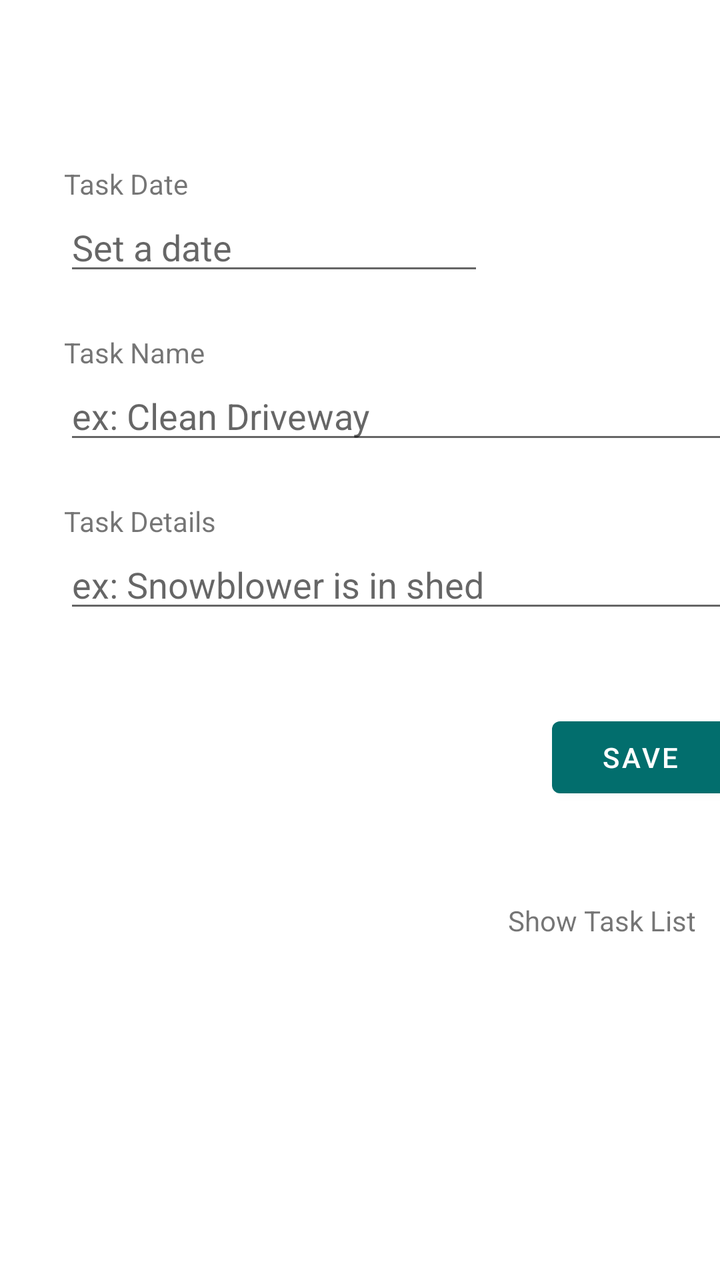
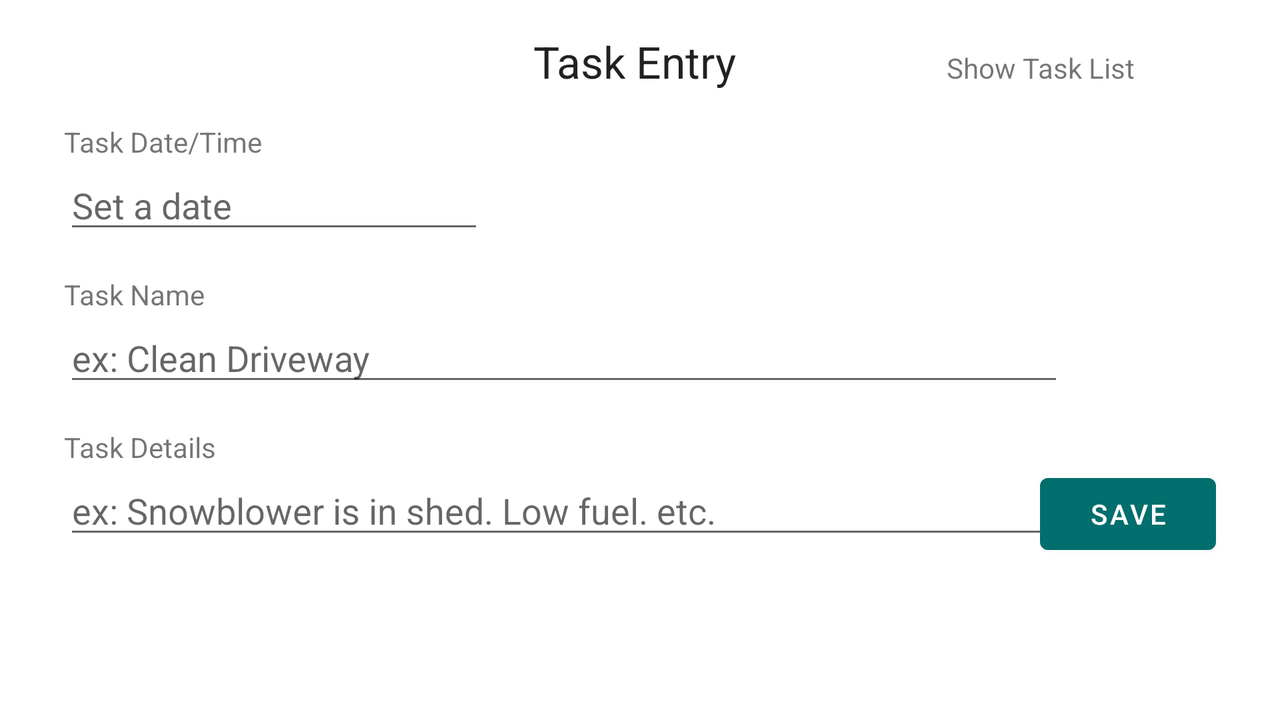

One screen, two layout resources from the same app: the default and the repository's alternative for another configuration. Each is rendered where Android would select it; the XML of both is given below.
<!-- AndroidManifest.xml: application theme Theme.PresentList -->
<!-- res/layout/activity_list_entry.xml -->
<?xml version="1.0" encoding="utf-8"?>
<androidx.constraintlayout.widget.ConstraintLayout xmlns:android="http://schemas.android.com/apk/res/android"
    xmlns:app="http://schemas.android.com/apk/res-auto"
    xmlns:tools="http://schemas.android.com/tools"
    android:id="@+id/cLayout"
    android:layout_width="match_parent"
    android:layout_height="match_parent"
    tools:context=".ToDoList.ToDoListEntryActivity">

    <TextView
        android:id="@+id/showTaskListTV"
        android:layout_width="wrap_content"
        android:layout_height="wrap_content"
        android:layout_marginTop="48dp"
        android:layout_marginEnd="16dp"
        android:clickable="true"
        android:text="Show Task List"
        app:layout_constraintBottom_toBottomOf="parent"
        app:layout_constraintEnd_toEndOf="@+id/saveBtn"
        app:layout_constraintHorizontal_bias="1.0"
        app:layout_constraintStart_toStartOf="@+id/ET3"
        app:layout_constraintTop_toBottomOf="@+id/saveBtn"
        app:layout_constraintVertical_bias="0.0" />

    <EditText
        android:id="@+id/ET2"
        android:layout_width="345dp"
        android:layout_height="wrap_content"
        android:ems="10"
        android:hint="ex: Clean Driveway"
        android:inputType="textPersonName"
        app:layout_constraintBottom_toTopOf="@+id/TV3"
        app:layout_constraintStart_toStartOf="@+id/TV2"
        app:layout_constraintTop_toBottomOf="@+id/TV2" />

    <TextView
        android:id="@+id/TV2"
        android:layout_width="wrap_content"
        android:layout_height="wrap_content"
        android:layout_marginTop="24dp"
        android:text="Task Name"
        app:layout_constraintBottom_toTopOf="@+id/ET2"
        app:layout_constraintStart_toStartOf="@+id/ET1"
        app:layout_constraintTop_toBottomOf="@+id/ET1" />

    <TextView
        android:id="@+id/TV1_1"
        android:layout_width="wrap_content"
        android:layout_height="wrap_content"
        android:layout_marginStart="32dp"
        android:text="Task Date"
        app:layout_constraintBottom_toTopOf="@+id/ET1"
        app:layout_constraintStart_toStartOf="parent"
        app:layout_constraintTop_toTopOf="parent"
        app:layout_constraintVertical_bias="0.19999999"
        app:layout_constraintVertical_chainStyle="packed" />

    <EditText
        android:id="@+id/ET1"
        android:layout_width="wrap_content"
        android:layout_height="wrap_content"
        android:ems="10"
        android:hint="Set a date"
        android:inputType="date"
        app:layout_constraintBottom_toTopOf="@+id/TV2"
        app:layout_constraintStart_toStartOf="@+id/TV1_1"
        app:layout_constraintTop_toBottomOf="@+id/TV1_1" />

    <TextView
        android:id="@+id/TV3"
        android:layout_width="wrap_content"
        android:layout_height="wrap_content"
        android:layout_marginTop="24dp"
        android:text="Task Details"
        app:layout_constraintBottom_toTopOf="@+id/ET3"
        app:layout_constraintStart_toStartOf="@+id/ET2"
        app:layout_constraintTop_toBottomOf="@+id/ET2" />

    <EditText
        android:id="@+id/ET3"
        android:layout_width="345dp"
        android:layout_height="wrap_content"
        android:ems="10"
        android:gravity="start|top"
        android:hint="ex: Snowblower is in shed"
        android:inputType="textMultiLine"
        android:maxLines="5"
        app:layout_constraintBottom_toBottomOf="parent"
        app:layout_constraintStart_toStartOf="@+id/TV3"
        app:layout_constraintTop_toBottomOf="@+id/TV3" />

    <Button
        android:id="@+id/saveBtn"
        android:layout_width="wrap_content"
        android:layout_height="wrap_content"
        android:layout_marginTop="8dp"
        android:text="Save"
        android:textColor="@color/white"
        app:layout_constraintBottom_toBottomOf="parent"
        app:layout_constraintEnd_toEndOf="@+id/ET3"
        app:layout_constraintHorizontal_bias="0.95"
        app:layout_constraintStart_toStartOf="@+id/ET3"
        app:layout_constraintTop_toBottomOf="@+id/ET3"
        app:layout_constraintVertical_bias="0.13" />

    <ImageView
        android:id="@+id/arrowImageView"
        android:layout_width="32dp"
        android:layout_height="33dp"
        android:layout_marginStart="8dp"
        android:clickable="true"
        android:stateListAnimator="@android:anim/fade_out"
        app:layout_constraintBottom_toBottomOf="@+id/showTaskListTV"
        app:layout_constraintStart_toEndOf="@+id/showTaskListTV"
        app:layout_constraintTop_toTopOf="@+id/showTaskListTV"
        app:srcCompat="@drawable/ic_baseline_arrow_forward_24" />

</androidx.constraintlayout.widget.ConstraintLayout>
<!-- resources referenced by this layout -->
<resources>
  <color name="white">#FFFFFFFF</color>
  <style name="Theme.PresentList" parent="Theme.MaterialComponents.DayNight.DarkActionBar">
          
          <item name="colorPrimary">@color/green_500</item>
          <item name="colorPrimaryVariant">@color/green_700</item>
          <item name="colorOnPrimary">@color/white</item>
          
          <item name="colorSecondary">@color/teal_200</item>
          <item name="colorSecondaryVariant">@color/teal_700</item>
          <item name="colorOnSecondary">@color/black</item>
  
          
          <item name="android:statusBarColor" tools:targetApi="l">?attr/colorPrimaryVariant</item>
          
          <item name="android:navigationBarColor" tools:targetApi="l">?attr/colorPrimaryVariant</item>
  
          
  
          
  
  
  
          
  
  
      </style>
  <color name="green_500">#026E6D</color>
  <color name="green_700">#02504F</color>
  <color name="teal_200">#FF03DAC5</color>
  <color name="teal_700">#FF018786</color>
  <color name="black">#FF000000</color>
</resources>
<!-- res/layout-land/activity_list_entry.xml (the repository's variant of the layout above) -->
<!-- drawn on the phone turned sideways -->
<?xml version="1.0" encoding="utf-8"?>
<androidx.constraintlayout.widget.ConstraintLayout xmlns:android="http://schemas.android.com/apk/res/android"
    xmlns:app="http://schemas.android.com/apk/res-auto"
    xmlns:tools="http://schemas.android.com/tools"
    android:layout_width="match_parent"
    android:layout_height="match_parent"
    tools:context=".ToDoListEntryActivity">

    <EditText
        android:id="@+id/ET2"
        android:layout_width="500dp"
        android:layout_height="wrap_content"
        android:ems="10"
        android:hint="ex: Clean Driveway"
        android:inputType="textPersonName"
        app:layout_constraintBottom_toTopOf="@+id/TV3"
        app:layout_constraintStart_toStartOf="@+id/TV2"
        app:layout_constraintTop_toBottomOf="@+id/TV2" />

    <TextView
        android:id="@+id/TV2"
        android:layout_width="wrap_content"
        android:layout_height="wrap_content"
        android:layout_marginTop="16dp"
        android:text="Task Name"
        app:layout_constraintBottom_toTopOf="@+id/ET2"
        app:layout_constraintStart_toStartOf="@+id/ET1"
        app:layout_constraintTop_toBottomOf="@+id/ET1" />

    <TextView
        android:id="@+id/option1TV"
        android:layout_width="wrap_content"
        android:layout_height="wrap_content"
        android:layout_marginTop="16dp"
        android:text="Task Entry "
        android:textAppearance="@style/TextAppearance.AppCompat.Large"
        app:layout_constraintBottom_toTopOf="@+id/TV1_1"
        app:layout_constraintEnd_toEndOf="parent"
        app:layout_constraintHorizontal_bias="0.5"
        app:layout_constraintStart_toStartOf="parent"
        app:layout_constraintTop_toTopOf="parent"
        app:layout_constraintVertical_bias="0.0"
        app:layout_constraintVertical_chainStyle="packed" />

    <TextView
        android:id="@+id/TV1_1"
        android:layout_width="wrap_content"
        android:layout_height="wrap_content"
        android:layout_marginStart="32dp"
        android:layout_marginTop="16dp"
        android:text="Task Date/Time"
        app:layout_constraintBottom_toTopOf="@+id/ET1"
        app:layout_constraintStart_toStartOf="parent"
        app:layout_constraintTop_toBottomOf="@+id/option1TV" />

    <EditText
        android:id="@+id/ET1"
        android:layout_width="wrap_content"
        android:layout_height="wrap_content"
        android:ems="10"
        android:hint="Set a date"
        android:inputType="date"
        app:layout_constraintBottom_toTopOf="@+id/TV2"
        app:layout_constraintStart_toStartOf="@+id/TV1_1"
        app:layout_constraintTop_toBottomOf="@+id/TV1_1" />

    <TextView
        android:id="@+id/TV3"
        android:layout_width="wrap_content"
        android:layout_height="wrap_content"
        android:layout_marginTop="16dp"
        android:text="Task Details"
        app:layout_constraintBottom_toTopOf="@+id/ET3"
        app:layout_constraintStart_toStartOf="@+id/ET2"
        app:layout_constraintTop_toBottomOf="@+id/ET2" />

    <EditText
        android:id="@+id/ET3"
        android:layout_width="500dp"
        android:layout_height="wrap_content"
        android:ems="10"
        android:gravity="start|top"
        android:hint="ex: Snowblower is in shed. Low fuel. etc."
        android:inputType="textMultiLine"
        android:maxLines="1"
        app:layout_constraintBottom_toBottomOf="parent"
        app:layout_constraintStart_toStartOf="@+id/TV3"
        app:layout_constraintTop_toBottomOf="@+id/TV3" />

    <Button
        android:id="@+id/saveBtn"
        android:layout_width="wrap_content"
        android:layout_height="wrap_content"
        android:layout_marginEnd="32dp"
        android:text="Save"
        android:textColor="@color/white"
        app:layout_constraintBaseline_toBaselineOf="@+id/ET3"
        app:layout_constraintEnd_toEndOf="parent"
        app:layout_constraintHorizontal_bias="1.0"
        app:layout_constraintStart_toStartOf="parent" />

    <ImageView
        android:id="@+id/arrowImageView"
        android:layout_width="39dp"
        android:layout_height="34dp"
        android:layout_marginEnd="16dp"
        android:clickable="true"
        app:layout_constraintBottom_toBottomOf="@+id/textView"
        app:layout_constraintEnd_toEndOf="parent"
        app:layout_constraintStart_toEndOf="@+id/textView"
        app:layout_constraintTop_toTopOf="@+id/textView"
        app:srcCompat="@drawable/ic_baseline_arrow_forward_24" />

    <TextView
        android:id="@+id/textView"
        android:layout_width="wrap_content"
        android:layout_height="wrap_content"
        android:clickable="true"
        android:text="Show Task List"
        app:layout_constraintBaseline_toBaselineOf="@+id/option1TV"
        app:layout_constraintEnd_toEndOf="parent"
        app:layout_constraintHorizontal_bias="0.58"
        app:layout_constraintStart_toEndOf="@+id/option1TV" />

</androidx.constraintlayout.widget.ConstraintLayout>
